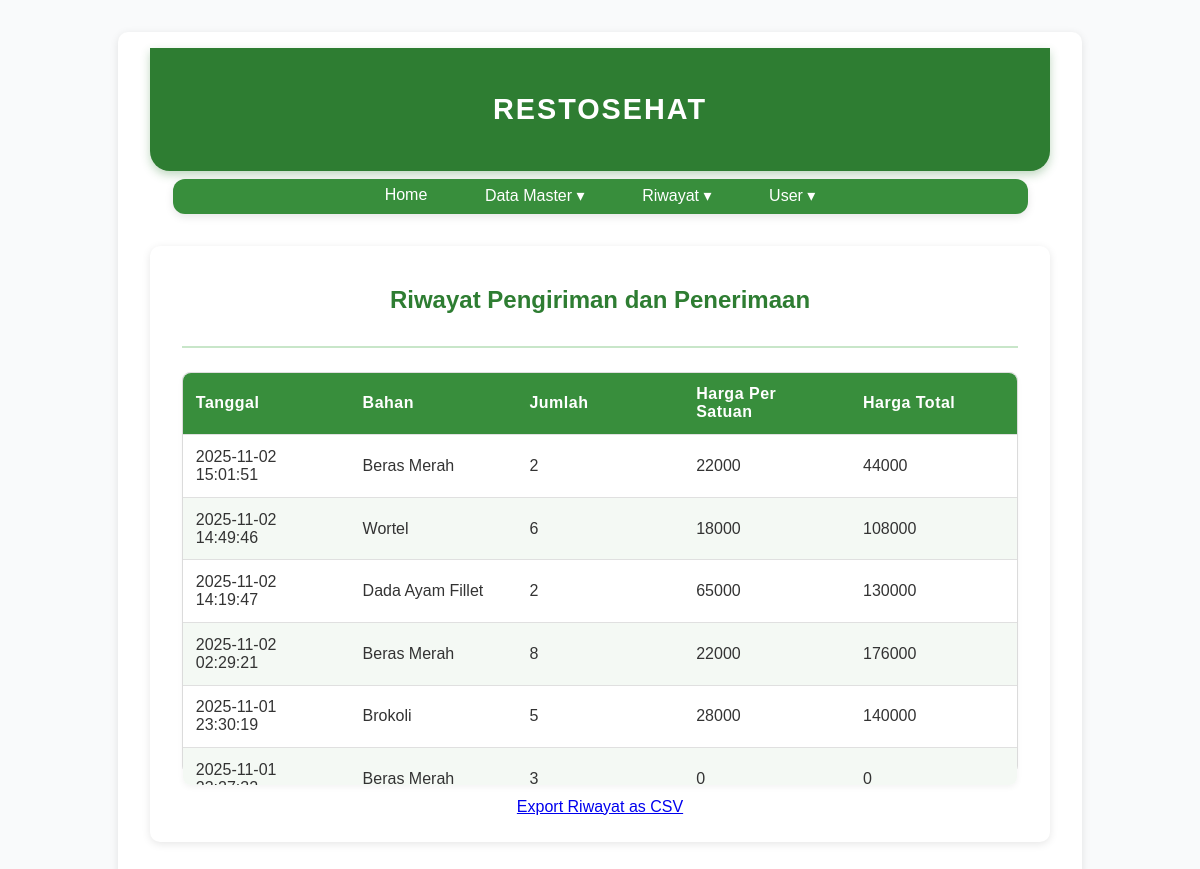
/riwayattransaksi (signed in), run on the app's committed database.
### main.py (models this page shows, shortened)
class RiwayatTransaksi(db.Model):
    idPrefix = 'RWT'
    id = db.Column(db.String(5), primary_key=True)
    idBahan = db.Column(db.String(5), db.ForeignKey('bahan.id'), nullable=False)
    tanggal = db.Column(db.DateTime, default=datetime.utcnow)
    jmlh = db.Column(db.Integer, default=0)
    hrgPer = db.Column(db.Integer, default=0)
    hrgTot = db.Column(db.Integer, default=0)

class Bahan(db.Model):
    idPrefix = 'BHN'
    id = db.Column(db.String(5), primary_key=True)
    namaBahan = db.Column(db.String(25), nullable=False)
    satuan = db.Column(db.String(8), nullable=False)
    hargaPerSatuan = db.Column(db.Integer, nullable=False)
    stocks = db.relationship('Stock', backref='bahan', lazy=True, cascade="all, delete-orphan")
    riwayat = db.relationship('Riwayat', backref='bahan', lazy=True)

### main.py (the view)
@app.route("/riwayattransaksi", methods=["GET"])
@login_required
def riwayat_transaksi():
    records = RiwayatTransaksi.query.order_by(RiwayatTransaksi.tanggal.desc()).all()
    bahans = {b.id: b.namaBahan for b in Bahan.query.all()}
    return render_template("riwayattransaksi.html", records=records, bahans=bahans)

### main.py (called while the page is built)
@login_manager.user_loader
def load_user(user_id):
    return User.query.get(user_id)

### templates/riwayattransaksi.html (shortened to what this page needs)
{% extends 'base.html' %}
{% block body %}
<div class="content">
    <div class="head-content">
        <p>Riwayat Pengiriman dan Penerimaan</p>
    </div>
    <div class="main-content">
        <div class="table-container">
            <table>
                <thead>
                    <tr>
                        <th>Tanggal</th>
                        <th>Bahan</th>
                        <th>Jumlah</th>
                        <th>Harga Per Satuan</th>
                        <th>Harga Total</th>
                    </tr>
                </thead>
                <tbody>
                    {% for r in records %}
                    <tr>
                        <td>{{ r.tanggal.strftime('%Y-%m-%d %H:%M:%S') }}</td>
                        <td>{{ bahans.get(r.idBahan, 'Unknown') }}</td>
                        <td>{{ r.jmlh }}</td>
                        <td>{{ r.hrgPer }}</td>
                        <td>{{ r.hrgTot }}</td>
                    </tr>
                    {% endfor %}
                </tbody>
            </table>
        </div>
        <a href="{{ url_for('export_riwayat_transaksi_csv') }}" class="btn btn-primary" style="margin-bottom:10px;">
            Export Riwayat as CSV
        </a>
    </div>
</div>
{% endblock %}

### static/main.css (style rules this page uses)
body { margin: 0; padding: 0; font-family: 'Poppins', sans-serif; background-color: #f9fafb; color: #333; }
.content { max-width: 900px; margin: 2rem auto; padding: 1rem 2rem; background-color: white; border-radius: 10px; box-shadow: 0 2px 8px rgba(0, 0, 0, 0.1); }
.head-content { text-align: center; font-size: 1.5rem; font-weight: 600; color: #2e7d32; border-bottom: 2px solid #c8e6c9; padding-bottom: 0.5rem; margin-bottom: 1.5rem; }
.main-content { display: flex; flex-direction: column; align-items: center; gap: 1.5rem; }
table { width: 100%; border-collapse: collapse; border-radius: 8px; overflow: hidden; box-shadow: 0 2px 6px rgba(0, 0, 0, 0.05); }
th { background-color: #388e3c; color: white; text-align: left; padding: 0.8rem; font-weight: 600; letter-spacing: 0.5px; }
td { padding: 0.8rem; border-bottom: 1px solid #e0e0e0; }
tr:nth-child(even) { background-color: #f4f9f4; }
.table-container { max-height: 400px; border: 1px solid #e0e0e0; border-radius: 8px; }
.table-container table { width: 100%; border-collapse: collapse; }
.table-container thead { display: table; width: 100%; table-layout: fixed; }
.table-container thead th { position: sticky; top: 0; background-color: #388e3c; color: white; z-index: 1; text-align: left; padding: 0.8rem; border-bottom: 1px solid #e0e0e0; }
.table-container tbody { display: block; max-height: 350px; overflow-y: auto; width: 100%; }
.table-container tbody tr { display: table; width: 100%; table-layout: fixed; }
.table-container tbody tr:nth-child(even) { background-color: #f4f9f4; }
.table-container td { padding: 0.8rem; border-bottom: 1px solid #e0e0e0; }

### data on the page
RiwayatTransaksi: tanggal "2025-11-02 15:01:51", get "Beras Merah", jmlh "2", hrgPer "22000", hrgTot "44000"
RiwayatTransaksi: tanggal "2025-11-02 14:49:46", get "Wortel", jmlh "6", hrgPer "18000", hrgTot "108000"
RiwayatTransaksi: tanggal "2025-11-02 14:19:47", get "Dada Ayam Fillet", jmlh "2", hrgPer "65000", hrgTot "130000"
RiwayatTransaksi: tanggal "2025-11-02 02:29:21", get "Beras Merah", jmlh "8", hrgPer "22000", hrgTot "176000"
RiwayatTransaksi: tanggal "2025-11-01 23:30:19", get "Brokoli", jmlh "5", hrgPer "28000", hrgTot "140000"
RiwayatTransaksi: tanggal "2025-11-01…", get "Beras Merah", jmlh "3", hrgPer "0", hrgTot "0"
